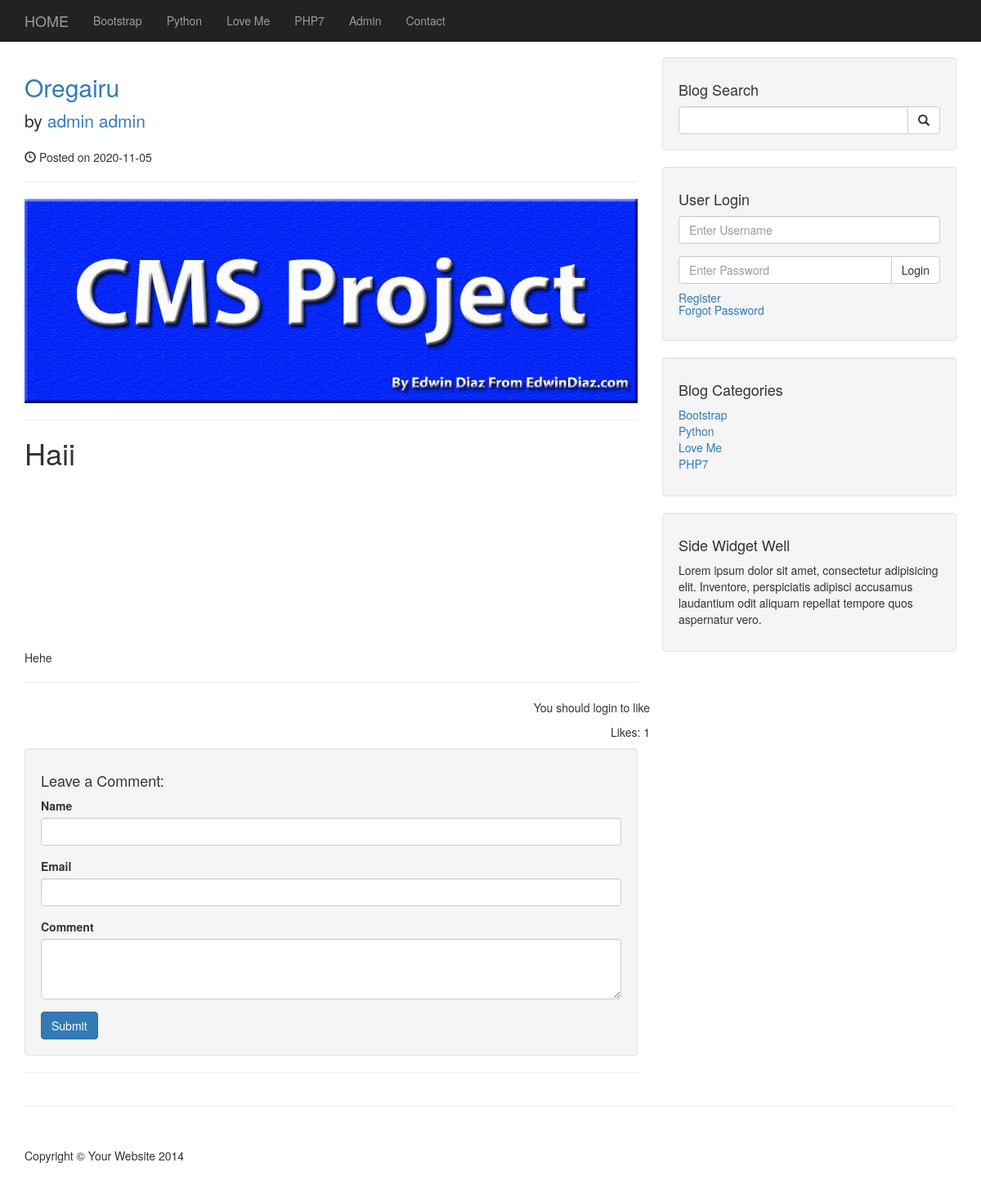
The page /post.php?p_id=19 on the database its author committed.
### tables this page shows
CREATE TABLE `categories` (
  `cat_id` int(3) NOT NULL,
  `cat_name` varchar(255) NOT NULL
);

CREATE TABLE `posts` (
  `post_id` int(3) NOT NULL,
  `post_category_id` int(3) NOT NULL,
  `post_title` varchar(255) NOT NULL,
  `post_author` varchar(255) NOT NULL,
  `post_date` date NOT NULL,
  `post_image` text NOT NULL,
  `post_content` text NOT NULL,
  `post_tags` varchar(255) NOT NULL,
  `post_comment_count` int(11) NOT NULL,
  `post_status` varchar(255) NOT NULL DEFAULT 'draft',
  `post_views_count` int(11) DEFAULT 0,
  `post_likes` int(11) NOT NULL DEFAULT 0
);

CREATE TABLE `users` (
  `user_id` int(3) NOT NULL,
  `username` varchar(255) NOT NULL,
  `user_password` varchar(255) NOT NULL,
  `user_firstname` varchar(255) NOT NULL,
  `user_lastname` varchar(255) NOT NULL,
  `user_email` varchar(255) NOT NULL,
  `user_image` text DEFAULT NULL,
  `user_role` varchar(255) NOT NULL,
  `token` text DEFAULT NULL
);

### admin/includes/functions.php (called while the page is built, shortened)
<?php
function imagePlaceholder($image=''){
    if(!$image){
        return "image_1.jpg";
    }
}
function isLoggedIn(){
    return false;
}
?>

### post.php (the view, shortened to what this page needs)
<?php include "includes/header.php"; ?>
<?php include "includes/navigation.php"; ?>
    <div class="container">
        <div class="row">
            <div class="col-md-8">
            <?php
            if(isset($_GET['p_id'])){
                $get_post_id = $_GET['p_id'];
                $query = "SELECT * FROM posts WHERE post_id = '{$get_post_id}'";
                $select_category_id = mysqli_query($connection, $query);
                $row = mysqli_fetch_array($select_category_id);
                $post_author = $row['post_author'];
                $post_title = $row['post_title'];
                $post_content = $row['post_content'];
                $post_image = $row['post_image'];
                $post_date = $row['post_date'];
                $post_likes = $row['post_likes'];
                $author_query = "SELECT * FROM users WHERE user_id = '$post_author'";
                $select_author = mysqli_query($connection, $author_query);
                $raw = mysqli_fetch_assoc($select_author);
                $post_author = $raw['user_firstname'].' '.$raw['user_lastname'];
            }
            ?>
                <h2>
                    <a href="post.php?p_id=<?php echo $_GET['p_id']; ?>"><?php echo $post_title; ?></a>
                </h2>
                <p class="lead">
                    by <a href="index.php"><?php echo $post_author; ?></a>
                </p>
                <p><span class="glyphicon glyphicon-time"></span> Posted on <?php echo $post_date; ?></p>
                <hr>
                <img class="img-responsive" src="images/<?php echo imagePlaceholder($post_image); ?>" alt="">
                <hr>
                <p><?php echo $post_content; ?></p>
                <hr>
                <div class="row">
                <?php
                if(isLoggedIn()){
                    if(isLikedPost($get_post_id,$_SESSION['user_id'])){
                        echo '<p class="pull-right"><a class="unlike" href="#"><span class="glyphicon glyph-thumbs-up"></span> Unlike</a></p>';
                    } else {
                        echo '<p class="pull-right"><a class="like" href="#"><span class="glyphicon glyph-thumbs-up"></span> Like</a></p>';
                    }
                } else{
                    echo '<p class="pull-right">You should login to like</p>';
                }
                ?>
                </div>
                <div class="row">
                <p class="pull-right">Likes: <?php echo $post_likes; ?></p></div>
  <?php include "comments.php"; ?>
            </div>
            <?php include "includes/sidebar.php"; ?>
        </div>
        <hr>
<?php include "includes/footer.php"; ?>

### includes/navigation.php (shortened to what this page needs)
<nav class="navbar navbar-inverse navbar-fixed-top" role="navigation">
        <div class="container">
            <div class="navbar-header">
                <a class="navbar-brand" href="index.php">HOME</a>
            </div>
            <div class="collapse navbar-collapse" id="bs-example-navbar-collapse-1">
            <ul class="nav navbar-nav">
            <?php
            $query = "SELECT * FROM categories";
            $select_all_categories_query = mysqli_query($connection, $query);
            while($row = mysqli_fetch_assoc($select_all_categories_query)){
                $cat_name = $row['cat_name'];
                $cat_id = $row['cat_id'];
                $category_class = '';
                echo "<li class='{$category_class}'><a href='/cms/categories.php?cat_id={$cat_id}'>{$cat_name}</a></li>";
            }
            ?>
            <li><a href="admin">Admin</a></li>
            <li><a href="contact">Contact</a></li>
            </ul>
            </div>
        </div>
    </nav>

### includes/sidebar.php
<div class="col-md-4">
                <div class="well">
                    <h4>Blog Search</h4>
                    <form action="search.php" method="post">
                    <div class="input-group">
                        <input name="search" type="text" class="form-control">
                        <span class="input-group-btn">
                            <button class="btn btn-default" type="submit" name="submit">
                                <span class="glyphicon glyphicon-search"></span>
                        </button>
                        </span>
                    </div>
                    </form>
                </div>
                <div class="well">
                    <?php
                    if(isset($_SESSION['username'])){
                        echo "<h4>Logged in as {$_SESSION['username']}<h4>";
                        echo "<h5><a href='admin/logout.php'>Logout</a></h5>";
                    } else { ?>
                    <h4>User Login</h4>
                    <form action="login.php" method="post">
                    <div class="form-group">
                        <input name="username" type="text" class="form-control" placeholder="Enter Username">
                    </div>
                    <div class="input-group">
                        <input type="password" name="password" class="form-control" placeholder="Enter Password">
                        <span class="input-group-btn">
                        <button class="btn btn-default" type="sumbit" name="login">
                            Login</button>
                        </span>
                    </div>
                    </form>
                    <h5><a href="registration">Register</a><br><a href="forgot.php?forgot=<?php echo uniqid(true); ?>">Forgot Password</a></h5>
                    <?php } ?>
                </div>
                <div class="well">
                    <h4>Blog Categories</h4>
                    <div class="row">
                        <div class="col-lg-6">
                            <ul class="list-unstyled">
                                <?php
                                $query = "SELECT * FROM categories";
                                $select_all_categories = mysqli_query($connection, $query);
                                while($row = mysqli_fetch_assoc($select_all_categories)){
                                    $cat_id = $row['cat_id'];
                                    $categories = $row['cat_name'];
                                    echo "<li><a href='categories.php?cat_id={$cat_id}'>{$categories}</a></li>";
                                }
                                ?>
                            </ul>
                        </div>
                    </div>
                </div>
                <?php include "widget.php"; ?>
            </div>

### css/blog-home.css (style rules this page uses)
body { padding-top: 70px; }

### rows shown on the page
categories: cat_name "Bootstrap"
categories: cat_name "Python"
categories: cat_name "Love Me"
categories: cat_name "PHP7"
posts: post_title "Oregairu", post_date "2020-11-05", post_content "Haii Hehe", post_likes "1"
users: post_author "admin admin"
